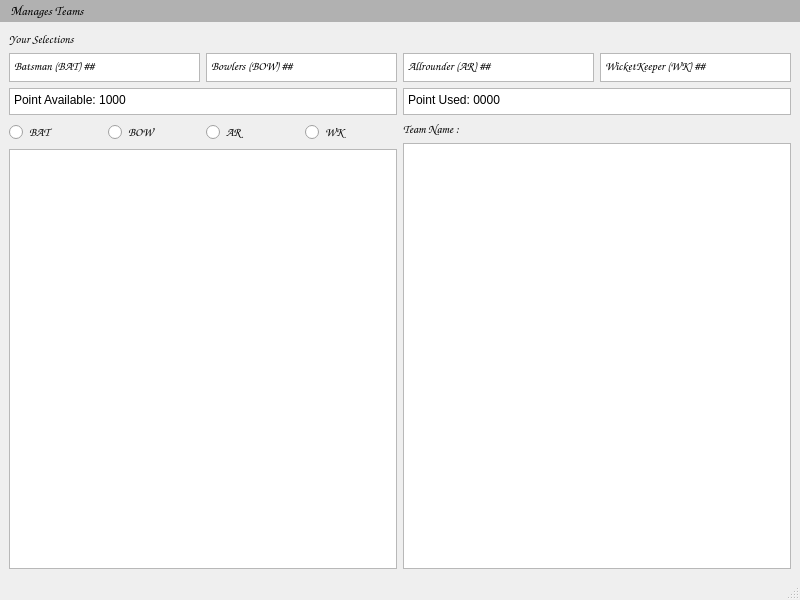
<?xml version="1.0" encoding="UTF-8"?>
<ui version="4.0">
 <class>MainWindow</class>
 <widget class="QMainWindow" name="MainWindow">
  <property name="geometry">
   <rect>
    <x>0</x>
    <y>0</y>
    <width>800</width>
    <height>600</height>
   </rect>
  </property>
  <property name="minimumSize">
   <size>
    <width>800</width>
    <height>600</height>
   </size>
  </property>
  <property name="windowTitle">
   <string>Fantasy Cricket</string>
  </property>
  <property name="autoFillBackground">
   <bool>true</bool>
  </property>
  <property name="styleSheet">
   <string notr="true">color rgb(255, 255, 255)</string>
  </property>
  <widget class="QWidget" name="centralwidget">
   <property name="autoFillBackground">
    <bool>true</bool>
   </property>
   <property name="styleSheet">
    <string notr="true">color rgb(255, 255, 255)</string>
   </property>
   <layout class="QVBoxLayout" name="verticalLayout_4">
    <item>
     <layout class="QVBoxLayout" name="verticalLayout_3">
      <item>
       <layout class="QHBoxLayout" name="horizontalLayout">
        <item>
         <widget class="QLabel" name="label">
          <property name="maximumSize">
           <size>
            <width>16777215</width>
            <height>20</height>
           </size>
          </property>
          <property name="font">
           <font>
            <family>Comic Sans MS</family>
           </font>
          </property>
          <property name="text">
           <string>Your Selections</string>
          </property>
         </widget>
        </item>
       </layout>
      </item>
      <item>
       <layout class="QHBoxLayout" name="horizontalLayout_2">
        <item>
         <widget class="QPlainTextEdit" name="batsman">
          <property name="minimumSize">
           <size>
            <width>0</width>
            <height>10</height>
           </size>
          </property>
          <property name="maximumSize">
           <size>
            <width>16777215</width>
            <height>29</height>
           </size>
          </property>
          <property name="font">
           <font>
            <family>Comic Sans MS</family>
           </font>
          </property>
          <property name="readOnly">
           <bool>true</bool>
          </property>
          <property name="plainText">
           <string>Batsman (BAT) ##</string>
          </property>
         </widget>
        </item>
        <item>
         <widget class="QPlainTextEdit" name="bowler">
          <property name="minimumSize">
           <size>
            <width>0</width>
            <height>12</height>
           </size>
          </property>
          <property name="maximumSize">
           <size>
            <width>16777215</width>
            <height>29</height>
           </size>
          </property>
          <property name="font">
           <font>
            <family>Comic Sans MS</family>
           </font>
          </property>
          <property name="readOnly">
           <bool>true</bool>
          </property>
          <property name="plainText">
           <string>Bowlers (BOW) ##</string>
          </property>
         </widget>
        </item>
        <item>
         <widget class="QPlainTextEdit" name="allrounder">
          <property name="minimumSize">
           <size>
            <width>0</width>
            <height>10</height>
           </size>
          </property>
          <property name="maximumSize">
           <size>
            <width>16777215</width>
            <height>29</height>
           </size>
          </property>
          <property name="font">
           <font>
            <family>Comic Sans MS</family>
           </font>
          </property>
          <property name="readOnly">
           <bool>true</bool>
          </property>
          <property name="plainText">
           <string>Allrounder (AR) ##</string>
          </property>
         </widget>
        </item>
        <item>
         <widget class="QPlainTextEdit" name="wicketkeeper">
          <property name="minimumSize">
           <size>
            <width>0</width>
            <height>10</height>
           </size>
          </property>
          <property name="maximumSize">
           <size>
            <width>16777215</width>
            <height>29</height>
           </size>
          </property>
          <property name="font">
           <font>
            <family>Comic Sans MS</family>
           </font>
          </property>
          <property name="readOnly">
           <bool>true</bool>
          </property>
          <property name="plainText">
           <string>WicketKeeper (WK) ##</string>
          </property>
         </widget>
        </item>
       </layout>
      </item>
      <item>
       <layout class="QHBoxLayout" name="horizontalLayout_5">
        <item>
         <widget class="QPlainTextEdit" name="pointavailable">
          <property name="maximumSize">
           <size>
            <width>16777215</width>
            <height>27</height>
           </size>
          </property>
          <property name="plainText">
           <string>Point Available: 1000</string>
          </property>
         </widget>
        </item>
        <item>
         <widget class="QPlainTextEdit" name="pointused">
          <property name="maximumSize">
           <size>
            <width>16777215</width>
            <height>27</height>
           </size>
          </property>
          <property name="plainText">
           <string>Point Used: 0000</string>
          </property>
         </widget>
        </item>
       </layout>
      </item>
      <item>
       <layout class="QHBoxLayout" name="horizontalLayout_4">
        <item>
         <layout class="QVBoxLayout" name="verticalLayout">
          <item>
           <layout class="QHBoxLayout" name="horizontalLayout_3">
            <item>
             <widget class="QRadioButton" name="radio_bat">
              <property name="maximumSize">
               <size>
                <width>16777215</width>
                <height>24</height>
               </size>
              </property>
              <property name="font">
               <font>
                <family>Comic Sans MS</family>
               </font>
              </property>
              <property name="text">
               <string>BAT</string>
              </property>
             </widget>
            </item>
            <item>
             <widget class="QRadioButton" name="radio_bow">
              <property name="maximumSize">
               <size>
                <width>16777215</width>
                <height>24</height>
               </size>
              </property>
              <property name="font">
               <font>
                <family>Comic Sans MS</family>
               </font>
              </property>
              <property name="text">
               <string>BOW</string>
              </property>
             </widget>
            </item>
            <item>
             <widget class="QRadioButton" name="radio_ar">
              <property name="maximumSize">
               <size>
                <width>16777215</width>
                <height>24</height>
               </size>
              </property>
              <property name="font">
               <font>
                <family>Comic Sans MS</family>
               </font>
              </property>
              <property name="text">
               <string>AR</string>
              </property>
             </widget>
            </item>
            <item>
             <widget class="QRadioButton" name="radio_wk">
              <property name="maximumSize">
               <size>
                <width>16777215</width>
                <height>24</height>
               </size>
              </property>
              <property name="font">
               <font>
                <family>Comic Sans MS</family>
               </font>
              </property>
              <property name="text">
               <string>WK</string>
              </property>
             </widget>
            </item>
           </layout>
          </item>
          <item>
           <widget class="QListWidget" name="available_player">
            <property name="font">
             <font>
              <family>Comic Sans MS</family>
             </font>
            </property>
           </widget>
          </item>
         </layout>
        </item>
        <item>
         <layout class="QVBoxLayout" name="verticalLayout_2">
          <item>
           <widget class="QLabel" name="teamname">
            <property name="maximumSize">
             <size>
              <width>16777215</width>
              <height>30</height>
             </size>
            </property>
            <property name="font">
             <font>
              <family>Comic Sans MS</family>
             </font>
            </property>
            <property name="text">
             <string>Team Name : </string>
            </property>
           </widget>
          </item>
          <item>
           <widget class="QListWidget" name="selected_player">
            <property name="font">
             <font>
              <family>Comic Sans MS</family>
             </font>
            </property>
           </widget>
          </item>
         </layout>
        </item>
       </layout>
      </item>
     </layout>
    </item>
   </layout>
  </widget>
  <widget class="QMenuBar" name="Manage_Team">
   <property name="geometry">
    <rect>
     <x>0</x>
     <y>0</y>
     <width>800</width>
     <height>25</height>
    </rect>
   </property>
   <property name="font">
    <font>
     <family>Comic Sans MS</family>
     <pointsize>10</pointsize>
     <weight>75</weight>
     <bold>true</bold>
    </font>
   </property>
   <property name="autoFillBackground">
    <bool>false</bool>
   </property>
   <property name="styleSheet">
    <string notr="true">background-color: rgb(177, 177, 177);</string>
   </property>
   <widget class="QMenu" name="menuManages_Teams">
    <property name="autoFillBackground">
     <bool>false</bool>
    </property>
    <property name="styleSheet">
     <string notr="true"/>
    </property>
    <property name="title">
     <string>Manages Teams</string>
    </property>
    <addaction name="new_team"/>
    <addaction name="open_team"/>
    <addaction name="save_team"/>
    <addaction name="evaluate_team"/>
   </widget>
   <addaction name="menuManages_Teams"/>
  </widget>
  <widget class="QStatusBar" name="statusbar">
   <property name="autoFillBackground">
    <bool>true</bool>
   </property>
   <property name="styleSheet">
    <string notr="true"/>
   </property>
  </widget>
  <action name="new_team">
   <property name="text">
    <string>NEW Team</string>
   </property>
  </action>
  <action name="open_team">
   <property name="text">
    <string>OPEN Team</string>
   </property>
  </action>
  <action name="save_team">
   <property name="text">
    <string>SAVE Team</string>
   </property>
  </action>
  <action name="evaluate_team">
   <property name="text">
    <string>EVALUATE Team</string>
   </property>
  </action>
 </widget>
 <resources/>
 <connections/>
</ui>
